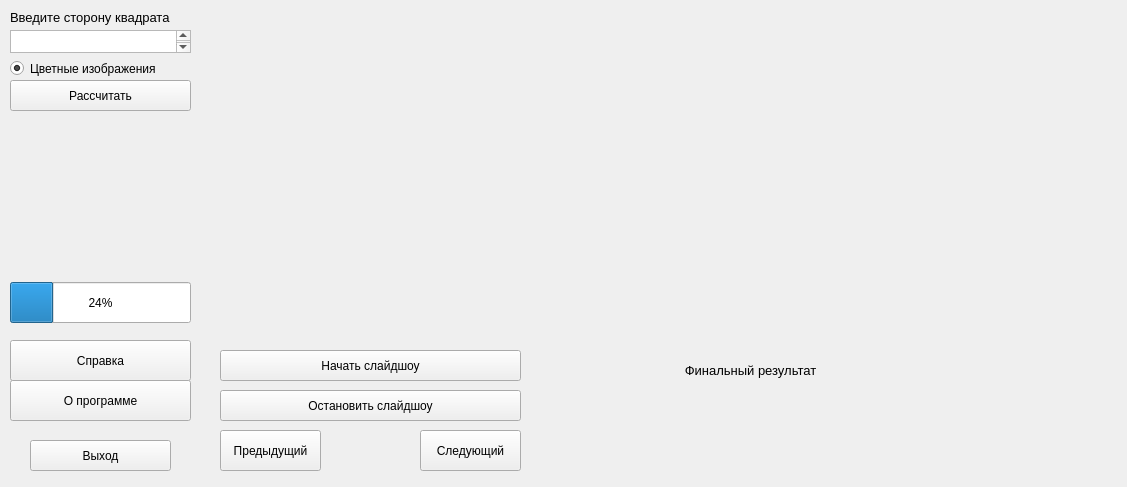
<?xml version="1.0" encoding="UTF-8"?>
<ui version="4.0">
 <class>MainWindow</class>
 <widget class="QMainWindow" name="MainWindow">
  <property name="geometry">
   <rect>
    <x>0</x>
    <y>0</y>
    <width>1127</width>
    <height>487</height>
   </rect>
  </property>
  <property name="windowTitle">
   <string>MainWindow</string>
  </property>
  <widget class="QWidget" name="centralWidget">
   <widget class="QLabel" name="Current">
    <property name="geometry">
     <rect>
      <x>220</x>
      <y>20</y>
      <width>321</width>
      <height>320</height>
     </rect>
    </property>
    <property name="text">
     <string>&lt;html&gt;&lt;head/&gt;&lt;body&gt;&lt;p align=&quot;center&quot;&gt;&lt;br/&gt;&lt;/p&gt;&lt;/body&gt;&lt;/html&gt;</string>
    </property>
   </widget>
   <widget class="QPushButton" name="pushButton">
    <property name="geometry">
     <rect>
      <x>10</x>
      <y>80</y>
      <width>181</width>
      <height>31</height>
     </rect>
    </property>
    <property name="text">
     <string>Рассчитать</string>
    </property>
    <property name="icon">
     <iconset resource="resources.qrc">
      <normaloff>:/images/images/search.png</normaloff>:/images/images/search.png</iconset>
    </property>
   </widget>
   <widget class="QTextEdit" name="textEdit">
    <property name="geometry">
     <rect>
      <x>10</x>
      <y>30</y>
      <width>181</width>
      <height>23</height>
     </rect>
    </property>
   </widget>
   <widget class="QLabel" name="label_2">
    <property name="geometry">
     <rect>
      <x>10</x>
      <y>10</y>
      <width>161</width>
      <height>16</height>
     </rect>
    </property>
    <property name="text">
     <string>&lt;html&gt;&lt;head/&gt;&lt;body&gt;&lt;p&gt;&lt;span style=&quot; font-size:10pt;&quot;&gt;Введите сторону квадрата&lt;/span&gt;&lt;/p&gt;&lt;/body&gt;&lt;/html&gt;</string>
    </property>
   </widget>
   <widget class="QRadioButton" name="radioButton">
    <property name="enabled">
     <bool>true</bool>
    </property>
    <property name="geometry">
     <rect>
      <x>10</x>
      <y>60</y>
      <width>151</width>
      <height>17</height>
     </rect>
    </property>
    <property name="text">
     <string>Цветные изображения</string>
    </property>
    <property name="checked">
     <bool>true</bool>
    </property>
   </widget>
   <widget class="QProgressBar" name="progressBar">
    <property name="geometry">
     <rect>
      <x>10</x>
      <y>282</y>
      <width>181</width>
      <height>41</height>
     </rect>
    </property>
    <property name="value">
     <number>24</number>
    </property>
   </widget>
   <widget class="QLabel" name="label_3">
    <property name="geometry">
     <rect>
      <x>20</x>
      <y>260</y>
      <width>131</width>
      <height>16</height>
     </rect>
    </property>
    <property name="text">
     <string/>
    </property>
   </widget>
   <widget class="QLabel" name="label">
    <property name="geometry">
     <rect>
      <x>590</x>
      <y>20</y>
      <width>320</width>
      <height>320</height>
     </rect>
    </property>
    <property name="text">
     <string>&lt;html&gt;&lt;head/&gt;&lt;body&gt;&lt;p align=&quot;center&quot;&gt;&lt;br/&gt;&lt;/p&gt;&lt;/body&gt;&lt;/html&gt;</string>
    </property>
   </widget>
   <widget class="QLabel" name="label_4">
    <property name="geometry">
     <rect>
      <x>580</x>
      <y>360</y>
      <width>341</width>
      <height>21</height>
     </rect>
    </property>
    <property name="text">
     <string>&lt;html&gt;&lt;head/&gt;&lt;body&gt;&lt;p align=&quot;center&quot;&gt;&lt;span style=&quot; font-size:10pt;&quot;&gt;Финальный результат&lt;/span&gt;&lt;/p&gt;&lt;/body&gt;&lt;/html&gt;</string>
    </property>
   </widget>
   <widget class="QPushButton" name="pushButton_next">
    <property name="geometry">
     <rect>
      <x>420</x>
      <y>430</y>
      <width>101</width>
      <height>41</height>
     </rect>
    </property>
    <property name="text">
     <string>Следующий</string>
    </property>
    <property name="icon">
     <iconset resource="resources.qrc">
      <normaloff>:/images/images/go.png</normaloff>:/images/images/go.png</iconset>
    </property>
   </widget>
   <widget class="QPushButton" name="pushButton_prev">
    <property name="geometry">
     <rect>
      <x>220</x>
      <y>430</y>
      <width>101</width>
      <height>41</height>
     </rect>
    </property>
    <property name="text">
     <string>Предыдущий</string>
    </property>
    <property name="icon">
     <iconset resource="resources.qrc">
      <normaloff>:/images/images/go1.png</normaloff>:/images/images/go1.png</iconset>
    </property>
   </widget>
   <widget class="QPushButton" name="pushButton_2">
    <property name="geometry">
     <rect>
      <x>10</x>
      <y>340</y>
      <width>181</width>
      <height>41</height>
     </rect>
    </property>
    <property name="text">
     <string>Справка</string>
    </property>
    <property name="icon">
     <iconset resource="resources.qrc">
      <normaloff>:/images/images/info.png</normaloff>:/images/images/info.png</iconset>
    </property>
   </widget>
   <widget class="QPushButton" name="pushButton_3">
    <property name="geometry">
     <rect>
      <x>10</x>
      <y>380</y>
      <width>181</width>
      <height>41</height>
     </rect>
    </property>
    <property name="text">
     <string>О программе</string>
    </property>
    <property name="icon">
     <iconset resource="resources.qrc">
      <normaloff>:/images/images/qt.png</normaloff>:/images/images/qt.png</iconset>
    </property>
   </widget>
   <widget class="QPushButton" name="pushButton_4">
    <property name="geometry">
     <rect>
      <x>30</x>
      <y>440</y>
      <width>141</width>
      <height>31</height>
     </rect>
    </property>
    <property name="text">
     <string>Выход</string>
    </property>
   </widget>
   <widget class="QLabel" name="step">
    <property name="geometry">
     <rect>
      <x>350</x>
      <y>440</y>
      <width>51</width>
      <height>21</height>
     </rect>
    </property>
    <property name="text">
     <string/>
    </property>
   </widget>
   <widget class="QLabel" name="warning">
    <property name="geometry">
     <rect>
      <x>10</x>
      <y>160</y>
      <width>171</width>
      <height>31</height>
     </rect>
    </property>
    <property name="text">
     <string/>
    </property>
   </widget>
   <widget class="QLabel" name="sol">
    <property name="geometry">
     <rect>
      <x>940</x>
      <y>10</y>
      <width>171</width>
      <height>371</height>
     </rect>
    </property>
    <property name="text">
     <string/>
    </property>
   </widget>
   <widget class="QPushButton" name="pushButton_5">
    <property name="geometry">
     <rect>
      <x>220</x>
      <y>350</y>
      <width>301</width>
      <height>31</height>
     </rect>
    </property>
    <property name="text">
     <string>Начать слайдшоу</string>
    </property>
   </widget>
   <widget class="QPushButton" name="pushButton_6">
    <property name="geometry">
     <rect>
      <x>220</x>
      <y>390</y>
      <width>301</width>
      <height>31</height>
     </rect>
    </property>
    <property name="text">
     <string>Остановить слайдшоу</string>
    </property>
   </widget>
  </widget>
 </widget>
 <layoutdefault spacing="6" margin="11"/>
 <resources>
  <include location="resources.qrc"/>
 </resources>
 <connections/>
</ui>
